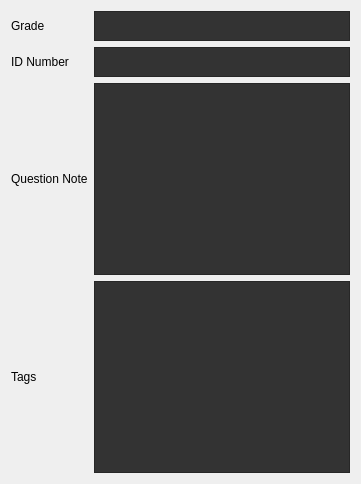
            <widget class="QWidget" name="attributes_page">
             <property name="styleSheet">
              <string notr="true">QTextEdit{
color: rgb(255, 255, 222);
background-color: rgb(51, 51, 51);
}</string>
             </property>
             <layout class="QGridLayout" name="gridLayout_4">
              <item row="2" column="1">
               <widget class="QTextEdit" name="qnote_box"/>
              </item>
              <item row="2" column="0">
               <widget class="QLabel" name="qnote_label">
                <property name="toolTip">
                 <string>&lt;html&gt;&lt;head/&gt;&lt;body&gt;&lt;p&gt;Question note is text unique to a particular randomisation of a question, and is used to distinguish between different randomised question instances.&lt;/p&gt;&lt;p&gt;Type in any text that may help you identify these variables or any other useful information that you would like to be reminded of when editing the question.&lt;/p&gt;&lt;/body&gt;&lt;/html&gt;</string>
                </property>
                <property name="text">
                 <string>Question Note</string>
                </property>
               </widget>
              </item>
              <item row="3" column="1">
               <widget class="QTextEdit" name="tag_box"/>
              </item>
              <item row="0" column="1">
               <widget class="QTextEdit" name="grade_box">
                <property name="maximumSize">
                 <size>
                  <width>16777215</width>
                  <height>30</height>
                 </size>
                </property>
                <property name="verticalScrollBarPolicy">
                 <enum>Qt::ScrollBarAlwaysOff</enum>
                </property>
               </widget>
              </item>
              <item row="3" column="0">
               <widget class="QLabel" name="tag_label">
                <property name="toolTip">
                 <string>&lt;html&gt;&lt;head/&gt;&lt;body&gt;&lt;p&gt;This section of the form allows user-speci ed tags (identi er texts) to be added to a question. Within the Question bank, questions can be searched for by tags. Tags can also be used within a quiz, to allow an included question to be randomly selected from all questions with particular tags.&lt;/p&gt;&lt;p&gt;Syntax: One line per tag&lt;/p&gt;&lt;p&gt;&lt;br/&gt;&lt;/p&gt;&lt;/body&gt;&lt;/html&gt;</string>
                </property>
                <property name="text">
                 <string>Tags</string>
                </property>
               </widget>
              </item>
              <item row="0" column="0">
               <widget class="QLabel" name="grade_label">
                <property name="toolTip">
                 <string>&lt;html&gt;&lt;head/&gt;&lt;body&gt;&lt;p&gt;The overall grade that the entire question (including all potential trees) is worth. Type in any numeric value&lt;/p&gt;&lt;/body&gt;&lt;/html&gt;</string>
                </property>
                <property name="text">
                 <string>Grade</string>
                </property>
               </widget>
              </item>
              <item row="1" column="0">
               <widget class="QLabel" name="ID_label">
                <property name="toolTip">
                 <string>&lt;html&gt;&lt;head/&gt;&lt;body&gt;&lt;p&gt;This is a unique identifier which can be given to a question. It is used to identify the question when using outside of a quiz, for example when embedded within other areas of Moodle&lt;/p&gt;&lt;/body&gt;&lt;/html&gt;</string>
                </property>
                <property name="text">
                 <string>ID Number</string>
                </property>
               </widget>
              </item>
              <item row="1" column="1">
               <widget class="QTextEdit" name="ID_box">
                <property name="minimumSize">
                 <size>
                  <width>0</width>
                  <height>0</height>
                 </size>
                </property>
                <property name="maximumSize">
                 <size>
                  <width>16777215</width>
                  <height>30</height>
                 </size>
                </property>
                <property name="verticalScrollBarPolicy">
                 <enum>Qt::ScrollBarAlwaysOff</enum>
                </property>
               </widget>
              </item>
             </layout>
            </widget>
